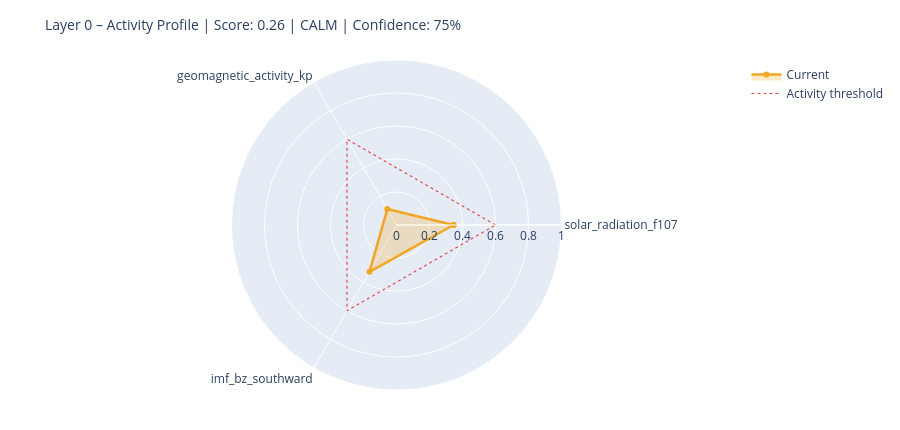

Source (notebook cell):
### Markdown cell above
---
## 6. State Assessment & Handoff to Layer 1

### Code cell
# ============================================================
# STEP 1 – Collect raw values with source modes
# Mode: 'primary' | 'fallback_3h' | 'last_valid' | 'missing'
# ============================================================

def safe_last(df, col):
    if df is None or col not in df.columns: return None
    s = df[col].dropna()
    return float(s.iloc[-1]) if not s.empty else None

f107_now = safe_last(df_f107, 'f10.7')
bz_now   = safe_last(df_mag,  'bz_gsm')
kp_now   = safe_last(df_kp,   'kp')
sw_now   = safe_last(df_sw,   'speed')

source_modes = {
    'F10.7':    'primary'  if f107_now is not None else 'missing',
    'Kp':       'primary'  if kp_now   is not None else 'missing',
    'IMF_Bz':   'primary'  if bz_now   is not None else 'missing',
    'SW_speed': 'primary'  if sw_now   is not None else 'missing',
}

# Kp Fallback – 3h endpoint
if kp_now is None:
    try:
        r = requests.get(
            'https://services.swpc.noaa.gov/json/noaa-planetary-k-index.json',
            timeout=10)
        r.raise_for_status()
        fb = pd.DataFrame(r.json())
        tc = next((c for c in fb.columns if 'time' in c.lower()), fb.columns[0])
        kc = next((c for c in fb.columns if 'kp' in c.lower() and c != tc), None)
        if kc:
            fb[kc] = fb[kc].astype(str).str.extract(r'([0-9]+(?:\.[0-9]*)?)')[0]
            fb[kc] = pd.to_numeric(fb[kc], errors='coerce')
            fb = fb[fb[kc] >= 0].dropna(subset=[kc])
            if not fb.empty:
                kp_now = float(fb[kc].iloc[-1])
                source_modes['Kp'] = 'fallback_3h'
                print(f'  Kp fallback (3h): {kp_now:.1f}')
    except Exception as e:
        print(f'  Kp fallback failed: {e}')

# Solar Wind Fallback – last valid value
if sw_now is None and df_sw is not None and 'speed' in df_sw.columns:
    s = df_sw['speed'].dropna()
    if not s.empty:
        sw_now = float(s.iloc[-1])
        source_modes['SW_speed'] = 'last_valid'
        print(f'  SW fallback (last_valid): {sw_now:.0f} km/s')

print()
print('Source modes:', source_modes)

# ============================================================
# STEP 2 – Score from available components only
# ============================================================

def norm(v, lo, hi):
    if v is None: return None
    return max(0.0, min(1.0, (v - lo) / (hi - lo)))

COMPONENTS = {
    'solar_radiation_f107':    (f107_now, norm(f107_now, 60, 250)),
    'geomagnetic_activity_kp': (kp_now,   norm(kp_now,   0,   9)),
    'imf_bz_southward':        (bz_now,   norm(-(bz_now or 0) if bz_now else None, -5, 30)
                                           if bz_now is not None else None),
    'solar_wind_speed':        (sw_now,   norm(sw_now, 300, 800)),
}

available   = {k: v[1] for k, v in COMPONENTS.items() if v[1] is not None}
unavailable = [k for k, v in COMPONENTS.items() if v[1] is None]

layer0_score = round(sum(available.values()) / len(available), 4) if available else None
confidence   = round(len(available) / len(COMPONENTS), 2)

level = ('unknown'  if layer0_score is None
         else 'calm'     if layer0_score < 0.3
         else 'moderate' if layer0_score < 0.6
         else 'active')

# ============================================================
# STEP 3 – Dominant Driver
# ============================================================

def dominant_driver(kp, f107, bz, sw):
    candidates = []
    if kp   is not None and kp   >= 4:   candidates.append(('geomagnetic',    kp / 9))
    if sw   is not None and sw   >= 500:  candidates.append(('solar_wind',     sw / 800))
    if bz   is not None and bz   <= -5:   candidates.append(('imf_southward',  abs(bz) / 30))
    if f107 is not None and f107 >= 150:  candidates.append(('solar_radiation',f107 / 250))
    return max(candidates, key=lambda x: x[1])[0] if candidates else 'none'

driver = dominant_driver(kp_now, f107_now, bz_now, sw_now)

# ============================================================
# STEP 4 – Downstream expectations
# ============================================================

def downstream_expectation(driver, score, kp, bz, f107):
    exp = {
        'magnetosphere':        'calm',
        'ionosphere':           'calm',
        'schumann_resonance':   'unchanged',
        'lithosphere_currents': 'low',
    }
    if driver == 'geomagnetic' or (kp and kp >= 5):
        exp['magnetosphere']        = 'compressed / storm'
        exp['ionosphere']           = 'elevated disturbance (TEC variability)'
        exp['schumann_resonance']   = 'elevated amplitude possible'
        exp['lithosphere_currents'] = 'elevated induction currents'
    elif driver == 'imf_southward' or (bz and bz <= -5):
        exp['magnetosphere']        = 'energy coupling active'
        exp['ionosphere']           = 'elevated electron density possible'
        exp['schumann_resonance']   = 'slight modulation possible'
    elif driver == 'solar_radiation' or (f107 and f107 >= 150):
        exp['ionosphere']           = 'elevated ionization (F-layer)'
        exp['schumann_resonance']   = 'slightly elevated background activity'
    return exp

downstream = downstream_expectation(driver, layer0_score, kp_now, bz_now, f107_now)

# ============================================================
# CONSOLE OUTPUT
# ============================================================

W = 58
print('=' * W)
print('LAYER 0 – STATE ASSESSMENT')
print('=' * W)
for name, (raw_v, score_v) in COMPONENTS.items():
    if score_v is not None:
        bar = '█' * int(score_v * 20) + '░' * (20 - int(score_v * 20))
        print(f'  {name:<35}  {bar}  {score_v:.2f}')
    else:
        print(f'  {name:<35}  {"─" * 20}  n/a')
print('-' * W)
print(f'  Score ({len(available)}/{len(COMPONENTS)} components):  {layer0_score:.3f}')
print(f'  Confidence:         {confidence:.0%}')
print(f'  Level:              {level.upper()}')
print(f'  Dominant Driver:    {driver}')

# Radar chart
cats = list(available.keys())
vals = list(available.values())
if len(cats) >= 3:
    fig = go.Figure()
    fig.add_trace(go.Scatterpolar(
        r=vals + [vals[0]], theta=cats + [cats[0]],
        fill='toself', fillcolor='rgba(242,166,35,0.25)',
        line=dict(color='#F2A623', width=2.5), name='Current'
    ))
    fig.add_trace(go.Scatterpolar(
        r=[0.6] * (len(cats) + 1), theta=cats + [cats[0]],
        line=dict(color='#E24B4A', dash='dot', width=1.2),
        mode='lines', name='Activity threshold'
    ))
    fig.update_layout(
        title=dict(text=f'Layer 0 – Activity Profile | Score: {layer0_score:.2f} | {level.upper()} | Confidence: {confidence:.0%}',
                   font=dict(size=14)),
        polar=dict(radialaxis=dict(visible=True, range=[0, 1])),
        height=430, showlegend=True,
        margin=dict(l=60, r=60, t=60, b=40)
    )
    fig.show()

### Figure 1 — Plotly figure (JSON) as saved in the notebook; plotly's stock layout.template omitted (floating-point values rounded to 4 significant figures)
{"data": [{"fill": "toself", "fillcolor": "rgba(242,166,35,0.25)", "line": {"color": "#F2A623", "width": 2.5}, "name": "Current", "r": [0.3457, 0.1111, 0.3274, 0.3457], "theta": ["solar_radiation_f107", "geomagnetic_activity_kp", "imf_bz_southward", "solar_radiation_f107"], "type": "scatterpolar"}, {"line": {"color": "#E24B4A", "dash": "dot", "width": 1.2}, "mode": "lines", "name": "Activity threshold", "r": [0.6, 0.6, 0.6, 0.6], "theta": ["solar_radiation_f107", "geomagnetic_activity_kp", "imf_bz_southward", "solar_radiation_f107"], "type": "scatterpolar"}], "layout": {"height": 430, "margin": {"b": 40, "l": 60, "r": 60, "t": 60}, "polar": {"radialaxis": {"range": [0, 1], "visible": true}}, "showlegend": true, "title": {"font": {"size": 14}, "text": "Layer 0 – Activity Profile | Score: 0.26 | CALM | Confidence: 75%"}}}
